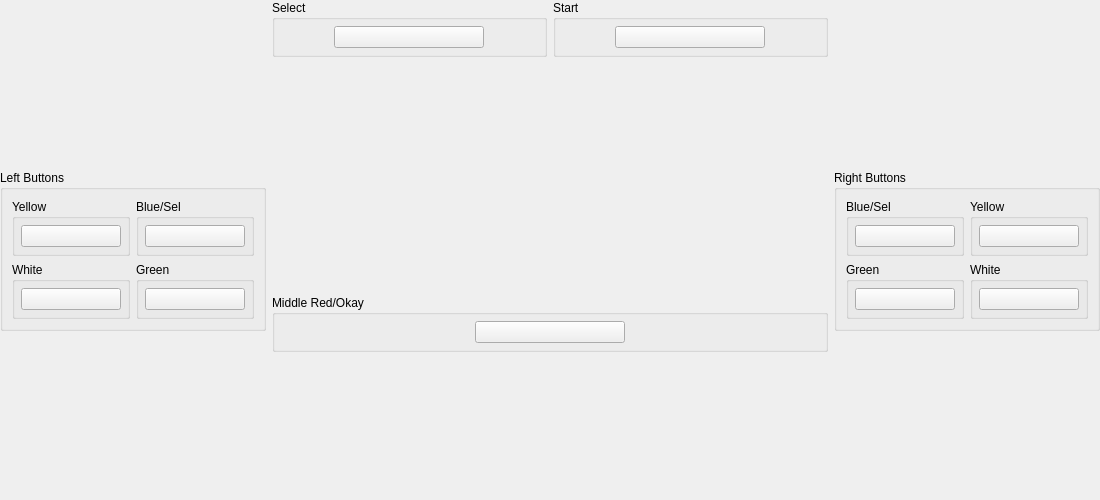
<?xml version="1.0" encoding="UTF-8"?>
<ui version="4.0">
 <class>ControllerBindingWidget_Popn</class>
 <widget class="QWidget" name="ControllerBindingWidget_Popn">
  <property name="geometry">
   <rect>
    <x>0</x>
    <y>0</y>
    <width>1100</width>
    <height>500</height>
   </rect>
  </property>
  <property name="sizePolicy">
   <sizepolicy hsizetype="MinimumExpanding" vsizetype="Preferred">
    <horstretch>0</horstretch>
    <verstretch>0</verstretch>
   </sizepolicy>
  </property>
  <property name="minimumSize">
   <size>
    <width>1100</width>
    <height>500</height>
   </size>
  </property>
  <layout class="QGridLayout" name="gridLayout_root">
   <property name="leftMargin">
    <number>0</number>
   </property>
   <property name="topMargin">
    <number>0</number>
   </property>
   <property name="rightMargin">
    <number>0</number>
   </property>
   <property name="bottomMargin">
    <number>0</number>
   </property>
   <item row="0" column="0" rowspan="3">
    <layout class="QVBoxLayout" name="verticalLayout">
     <item>
      <spacer name="verticalSpacer">
       <property name="orientation">
        <enum>Qt::Orientation::Vertical</enum>
       </property>
       <property name="sizeHint" stdset="0">
        <size>
         <width>20</width>
         <height>40</height>
        </size>
       </property>
      </spacer>
     </item>
     <item>
      <widget class="QGroupBox" name="groupBox_4">
       <property name="title">
        <string>Left Buttons</string>
       </property>
       <layout class="QGridLayout" name="gridLayout_4">
        <item row="0" column="0">
         <widget class="QGroupBox" name="groupBox">
          <property name="title">
           <string>Yellow</string>
          </property>
          <layout class="QGridLayout" name="gridLayout">
           <property name="leftMargin">
            <number>6</number>
           </property>
           <property name="topMargin">
            <number>6</number>
           </property>
           <property name="rightMargin">
            <number>6</number>
           </property>
           <property name="bottomMargin">
            <number>6</number>
           </property>
           <item row="0" column="0">
            <widget class="InputBindingWidget" name="LeftYellow">
             <property name="minimumSize">
              <size>
               <width>100</width>
               <height>0</height>
              </size>
             </property>
             <property name="maximumSize">
              <size>
               <width>100</width>
               <height>16777215</height>
              </size>
             </property>
            </widget>
           </item>
          </layout>
         </widget>
        </item>
        <item row="0" column="1">
         <widget class="QGroupBox" name="groupBox_1">
          <property name="title">
           <string>Blue/Sel</string>
          </property>
          <layout class="QGridLayout" name="gridLayout_1">
           <property name="leftMargin">
            <number>6</number>
           </property>
           <property name="topMargin">
            <number>6</number>
           </property>
           <property name="rightMargin">
            <number>6</number>
           </property>
           <property name="bottomMargin">
            <number>6</number>
           </property>
           <item row="0" column="0">
            <widget class="InputBindingWidget" name="LeftBlue">
             <property name="minimumSize">
              <size>
               <width>100</width>
               <height>0</height>
              </size>
             </property>
             <property name="maximumSize">
              <size>
               <width>100</width>
               <height>16777215</height>
              </size>
             </property>
            </widget>
           </item>
          </layout>
         </widget>
        </item>
        <item row="1" column="0">
         <widget class="QGroupBox" name="groupBox_2">
          <property name="title">
           <string>White</string>
          </property>
          <layout class="QGridLayout" name="gridLayout_2">
           <property name="leftMargin">
            <number>6</number>
           </property>
           <property name="topMargin">
            <number>6</number>
           </property>
           <property name="rightMargin">
            <number>6</number>
           </property>
           <property name="bottomMargin">
            <number>6</number>
           </property>
           <item row="0" column="0">
            <widget class="InputBindingWidget" name="LeftWhite">
             <property name="minimumSize">
              <size>
               <width>100</width>
               <height>0</height>
              </size>
             </property>
             <property name="maximumSize">
              <size>
               <width>100</width>
               <height>16777215</height>
              </size>
             </property>
            </widget>
           </item>
          </layout>
         </widget>
        </item>
        <item row="1" column="1">
         <widget class="QGroupBox" name="groupBox_3">
          <property name="title">
           <string>Green</string>
          </property>
          <layout class="QGridLayout" name="gridLayout_3">
           <property name="leftMargin">
            <number>6</number>
           </property>
           <property name="topMargin">
            <number>6</number>
           </property>
           <property name="rightMargin">
            <number>6</number>
           </property>
           <property name="bottomMargin">
            <number>6</number>
           </property>
           <item row="0" column="0">
            <widget class="InputBindingWidget" name="LeftGreen">
             <property name="minimumSize">
              <size>
               <width>100</width>
               <height>0</height>
              </size>
             </property>
             <property name="maximumSize">
              <size>
               <width>100</width>
               <height>16777215</height>
              </size>
             </property>
            </widget>
           </item>
          </layout>
         </widget>
        </item>
       </layout>
      </widget>
     </item>
     <item>
      <spacer name="verticalSpacer_1">
       <property name="orientation">
        <enum>Qt::Orientation::Vertical</enum>
       </property>
       <property name="sizeHint" stdset="0">
        <size>
         <width>20</width>
         <height>40</height>
        </size>
       </property>
      </spacer>
     </item>
    </layout>
   </item>
   <item row="0" column="1">
    <layout class="QGridLayout" name="gridLayout_7">
     <item row="0" column="0">
      <widget class="QGroupBox" name="groupBox_5">
       <property name="title">
        <string>Select</string>
       </property>
       <layout class="QGridLayout" name="gridLayout_5">
        <property name="leftMargin">
         <number>6</number>
        </property>
        <property name="topMargin">
         <number>6</number>
        </property>
        <property name="rightMargin">
         <number>6</number>
        </property>
        <property name="bottomMargin">
         <number>6</number>
        </property>
        <item row="0" column="0">
         <widget class="InputBindingWidget" name="Select">
          <property name="maximumSize">
           <size>
            <width>150</width>
            <height>16777215</height>
           </size>
          </property>
         </widget>
        </item>
       </layout>
      </widget>
     </item>
     <item row="0" column="1">
      <widget class="QGroupBox" name="groupBox_6">
       <property name="title">
        <string>Start</string>
       </property>
       <layout class="QGridLayout" name="gridLayout_6">
        <property name="leftMargin">
         <number>6</number>
        </property>
        <property name="topMargin">
         <number>6</number>
        </property>
        <property name="rightMargin">
         <number>6</number>
        </property>
        <property name="bottomMargin">
         <number>6</number>
        </property>
        <item row="0" column="0">
         <widget class="InputBindingWidget" name="Start">
          <property name="maximumSize">
           <size>
            <width>150</width>
            <height>16777215</height>
           </size>
          </property>
         </widget>
        </item>
       </layout>
      </widget>
     </item>
    </layout>
   </item>
   <item row="0" column="2" rowspan="3">
    <layout class="QVBoxLayout" name="verticalLayout_1">
     <item>
      <spacer name="verticalSpacer_2">
       <property name="orientation">
        <enum>Qt::Orientation::Vertical</enum>
       </property>
       <property name="sizeHint" stdset="0">
        <size>
         <width>20</width>
         <height>40</height>
        </size>
       </property>
      </spacer>
     </item>
     <item>
      <widget class="QGroupBox" name="groupBox_11">
       <property name="title">
        <string>Right Buttons</string>
       </property>
       <layout class="QGridLayout" name="gridLayout_12">
        <item row="0" column="0">
         <widget class="QGroupBox" name="groupBox_7">
          <property name="title">
           <string>Blue/Sel</string>
          </property>
          <layout class="QGridLayout" name="gridLayout_8">
           <property name="leftMargin">
            <number>6</number>
           </property>
           <property name="topMargin">
            <number>6</number>
           </property>
           <property name="rightMargin">
            <number>6</number>
           </property>
           <property name="bottomMargin">
            <number>6</number>
           </property>
           <item row="0" column="0">
            <widget class="InputBindingWidget" name="RightBlue">
             <property name="minimumSize">
              <size>
               <width>100</width>
               <height>0</height>
              </size>
             </property>
             <property name="maximumSize">
              <size>
               <width>100</width>
               <height>16777215</height>
              </size>
             </property>
            </widget>
           </item>
          </layout>
         </widget>
        </item>
        <item row="0" column="1">
         <widget class="QGroupBox" name="groupBox_8">
          <property name="title">
           <string>Yellow</string>
          </property>
          <layout class="QGridLayout" name="gridLayout_9">
           <property name="leftMargin">
            <number>6</number>
           </property>
           <property name="topMargin">
            <number>6</number>
           </property>
           <property name="rightMargin">
            <number>6</number>
           </property>
           <property name="bottomMargin">
            <number>6</number>
           </property>
           <item row="0" column="0">
            <widget class="InputBindingWidget" name="RightYellow">
             <property name="minimumSize">
              <size>
               <width>100</width>
               <height>0</height>
              </size>
             </property>
             <property name="maximumSize">
              <size>
               <width>100</width>
               <height>16777215</height>
              </size>
             </property>
            </widget>
           </item>
          </layout>
         </widget>
        </item>
        <item row="1" column="0">
         <widget class="QGroupBox" name="groupBox_9">
          <property name="title">
           <string>Green</string>
          </property>
          <layout class="QGridLayout" name="gridLayout_10">
           <property name="leftMargin">
            <number>6</number>
           </property>
           <property name="topMargin">
            <number>6</number>
           </property>
           <property name="rightMargin">
            <number>6</number>
           </property>
           <property name="bottomMargin">
            <number>6</number>
           </property>
           <item row="0" column="0">
            <widget class="InputBindingWidget" name="RightGreen">
             <property name="minimumSize">
              <size>
               <width>100</width>
               <height>0</height>
              </size>
             </property>
             <property name="maximumSize">
              <size>
               <width>100</width>
               <height>16777215</height>
              </size>
             </property>
            </widget>
           </item>
          </layout>
         </widget>
        </item>
        <item row="1" column="1">
         <widget class="QGroupBox" name="groupBox_10">
          <property name="title">
           <string>White</string>
          </property>
          <layout class="QGridLayout" name="gridLayout_11">
           <property name="leftMargin">
            <number>6</number>
           </property>
           <property name="topMargin">
            <number>6</number>
           </property>
           <property name="rightMargin">
            <number>6</number>
           </property>
           <property name="bottomMargin">
            <number>6</number>
           </property>
           <item row="0" column="0">
            <widget class="InputBindingWidget" name="RightWhite">
             <property name="minimumSize">
              <size>
               <width>100</width>
               <height>0</height>
              </size>
             </property>
             <property name="maximumSize">
              <size>
               <width>100</width>
               <height>16777215</height>
              </size>
             </property>
            </widget>
           </item>
          </layout>
         </widget>
        </item>
       </layout>
      </widget>
     </item>
     <item>
      <spacer name="verticalSpacer_3">
       <property name="orientation">
        <enum>Qt::Orientation::Vertical</enum>
       </property>
       <property name="sizeHint" stdset="0">
        <size>
         <width>20</width>
         <height>40</height>
        </size>
       </property>
      </spacer>
     </item>
    </layout>
   </item>
   <item row="1" column="1">
    <layout class="QHBoxLayout" name="horizontalLayout">
     <item>
      <spacer name="horizontalSpacer">
       <property name="orientation">
        <enum>Qt::Orientation::Horizontal</enum>
       </property>
       <property name="sizeHint" stdset="0">
        <size>
         <width>40</width>
         <height>20</height>
        </size>
       </property>
      </spacer>
     </item>
     <item>
      <widget class="SVGWidget" name="image">
       <property name="sizePolicy">
        <sizepolicy hsizetype="Fixed" vsizetype="Fixed">
         <horstretch>0</horstretch>
         <verstretch>0</verstretch>
        </sizepolicy>
       </property>
       <property name="minimumSize">
        <size>
         <width>480</width>
         <height>226</height>
        </size>
       </property>
       <property name="maximumSize">
        <size>
         <width>480</width>
         <height>226</height>
        </size>
       </property>
      </widget>
     </item>
     <item>
      <spacer name="horizontalSpacer_1">
       <property name="orientation">
        <enum>Qt::Orientation::Horizontal</enum>
       </property>
       <property name="sizeHint" stdset="0">
        <size>
         <width>40</width>
         <height>20</height>
        </size>
       </property>
      </spacer>
     </item>
    </layout>
   </item>
   <item row="2" column="1">
    <layout class="QGridLayout" name="gridLayout_14">
     <item row="0" column="0">
      <widget class="QGroupBox" name="groupBox_12">
       <property name="title">
        <string>Middle Red/Okay</string>
       </property>
       <layout class="QGridLayout" name="gridLayout_13">
        <property name="leftMargin">
         <number>6</number>
        </property>
        <property name="topMargin">
         <number>6</number>
        </property>
        <property name="rightMargin">
         <number>6</number>
        </property>
        <property name="bottomMargin">
         <number>6</number>
        </property>
        <item row="0" column="0">
         <widget class="InputBindingWidget" name="MiddleRed">
          <property name="maximumSize">
           <size>
            <width>150</width>
            <height>16777215</height>
           </size>
          </property>
         </widget>
        </item>
       </layout>
      </widget>
     </item>
     <item row="1" column="0">
      <spacer name="verticalSpacer_4">
       <property name="orientation">
        <enum>Qt::Orientation::Vertical</enum>
       </property>
       <property name="sizeHint" stdset="0">
        <size>
         <width>0</width>
         <height>0</height>
        </size>
       </property>
      </spacer>
     </item>
    </layout>
   </item>
  </layout>
 </widget>
 <customwidgets>
  <customwidget>
   <class>InputBindingWidget</class>
   <extends>QPushButton</extends>
   <header>inputbindingwidgets.h</header>
  </customwidget>
  <customwidget>
   <class>SVGWidget</class>
   <extends>QWidget</extends>
   <header>svgwidget.h</header>
  </customwidget>
 </customwidgets>
 <resources>
  <include location="resources/duckstation-qt.qrc"/>
 </resources>
 <connections/>
</ui>
